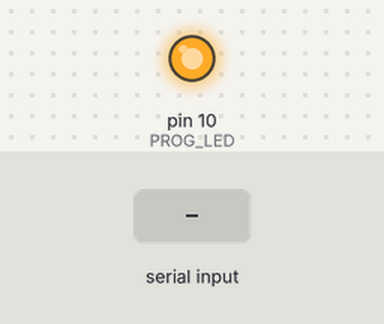
The sketch below on a simulated Arduino Uno, built with avr-gcc and run on an emulated ATmega328P. On the bench: output pins drawn as LEDs (lit = HIGH). Inputs (shaded band) come from the test bench. What the sketch prints to the serial monitor is not drawn.

Above: at 1.2 s.
1.3 s: "1" received over the second serial link
Timing chart, 0 to 4.3 s (numbered marks = the images above; inputs shaded):
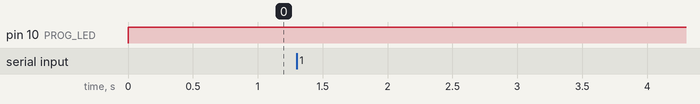

The sketch:

NWI1252-receiver-1.ino
```cpp
// 9600 57600 works fine, 115200 not working


#include <SoftwareSerial.h>


#define SR_out_RX 4
#define SR_out_TX 5
#define BAUD_RATE 9600

#define PROG_LED 10


SoftwareSerial SR_out;

void setup() {
  pinMode(PROG_LED, OUTPUT);
  pinMode(PROG_LED, HIGH);

  Serial.begin(9600);
  SR_out.begin(BAUD_RATE, SWSERIAL_8N1, SR_out_RX, SR_out_TX, false, 95, 11);
}


void loop() {
  while (SR_out.available() > 0) {
    digitalWrite(PROG_LED, LOW);
    Serial.write(SR_out.read());
    // yield();
  }

  while (Serial.available() > 0) {
    SR_out.write(Serial.read());
    // yield();
  }

  digitalWrite(PROG_LED, HIGH);
}
```
